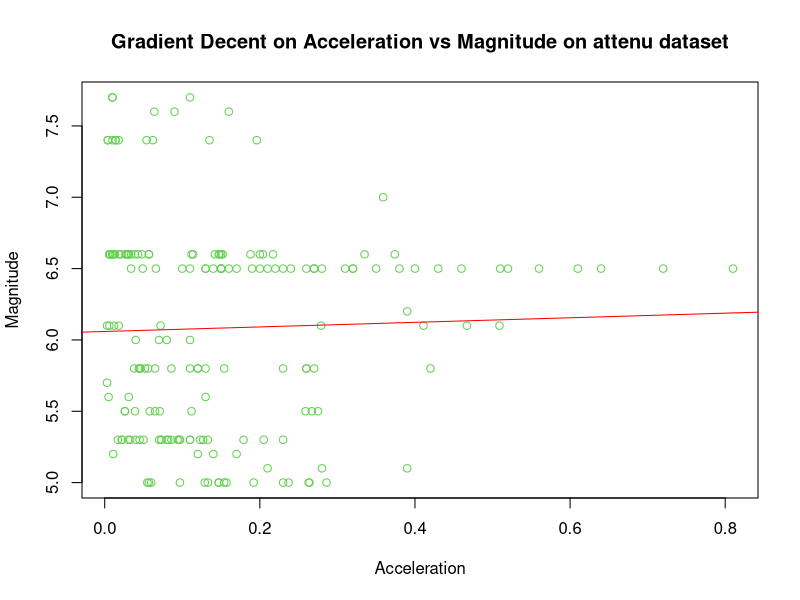

Here is the R script that generated this plot:
dataset <- datasets::attenu

#attaching dataset
attach(dataset)

#view dataset
dataset

#plot initial graph for dataset
plot(attenu$accel,attenu$mag,xlab="Acceleration",ylab="Magnitude",main="Gradient Decent on Acceleration vs Magnitude on attenu dataset",col=3)

#linear regression for initial value od t0, t1
linear_reg <- lm(mag ~ accel, data = attenu)
linear_reg$coefficients
abline(linear_reg,col="red")

#variable declaration
n <- nrow(dataset)
t0 <- linear_reg$coefficients[2]
t1 <- linear_reg$coefficients[1]

#calcualting hypothisis
hypothisis <- function(t0, t1, x){
  return (t1*x + t0)
}

gradient_decent <- function(t0, t1, alpha, epsilon) {
  cost <- 0
  for (i in 1:n) {
    y <- dataset$accel[i]
    h <- hypothisis(t0,t1,dataset$mag[i])
     
  }
}